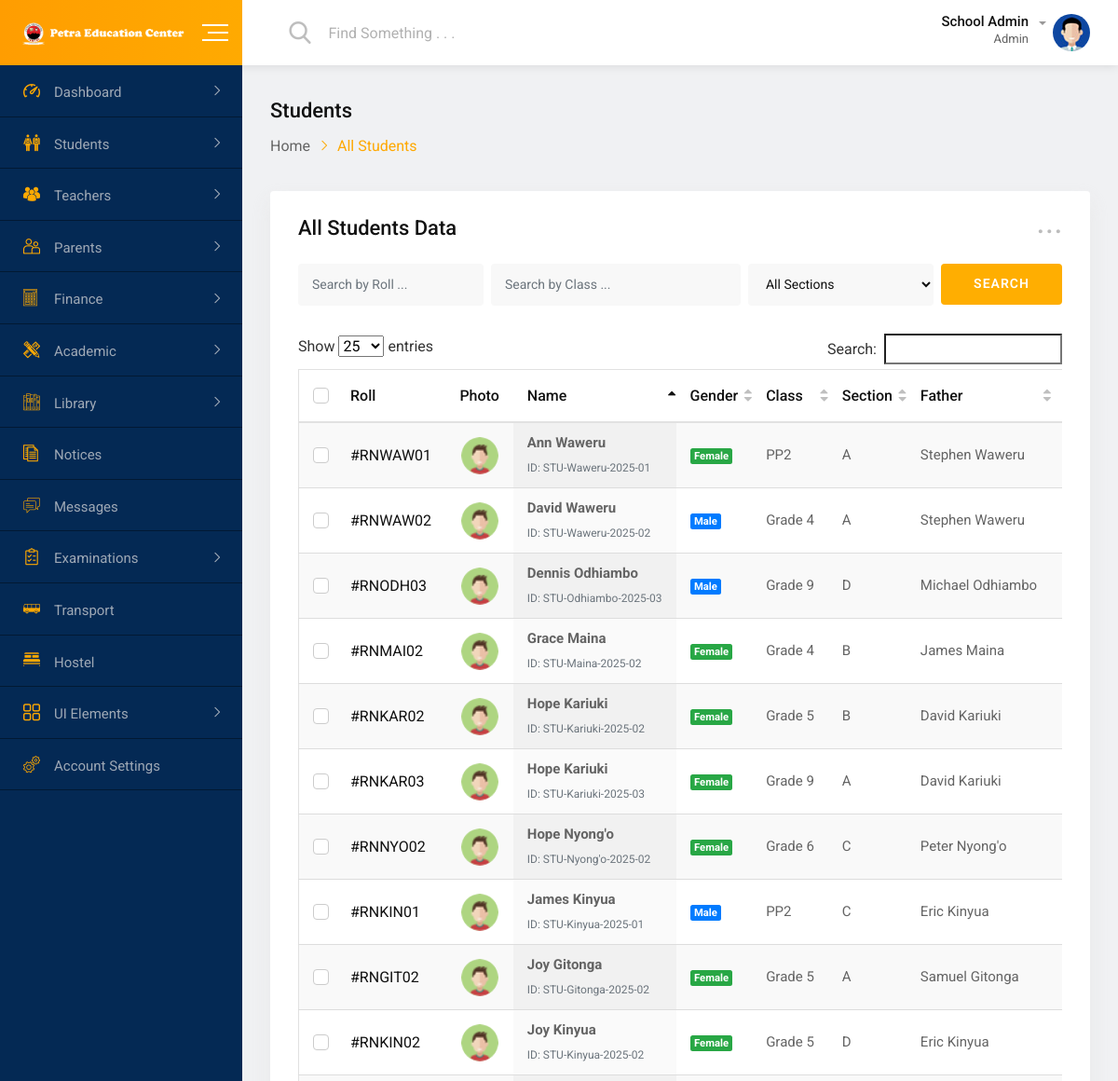
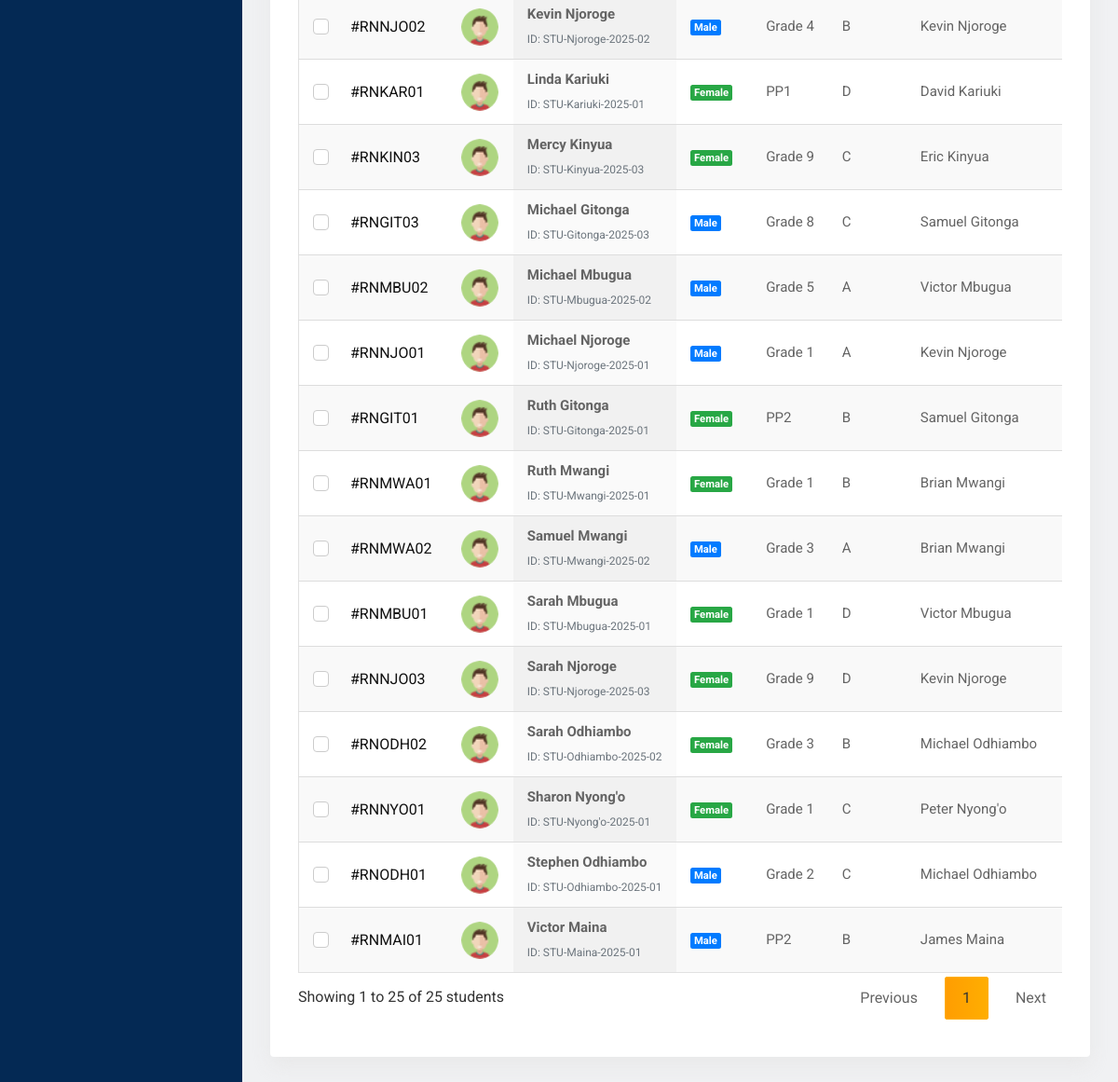
The app's page /dashboard/students/ (signed in) with its own data (2 pictures, top to bottom).
### core/models.py (models this page shows, shortened)
class Student(models.Model):
    GENDER_CHOICES = [
        ('M', 'Male'),
        ('F', 'Female'),
        ('O', 'Other'),
    ]
    user = models.OneToOneField(User, on_delete=models.CASCADE, null=True, blank=True)
    student_id = models.CharField(max_length=20, unique=True)
    first_name = models.CharField(max_length=100)
    last_name = models.CharField(max_length=100)
    gender = models.CharField(max_length=1, choices=GENDER_CHOICES)
    date_of_birth = models.DateField()
    religion = models.CharField(max_length=50, blank=True)
    address = models.TextField()
    phone = models.CharField(max_length=15, blank=True)
    email = models.EmailField(blank=True)
    photo = models.ImageField(upload_to=student_photo_path, null=True, blank=True)
    current_class = models.ForeignKey(Class, on_delete=models.SET_NULL, null=True)
    current_section = models.ForeignKey(Section, on_delete=models.SET_NULL, null=True)
    roll_number = models.CharField(max_length=10)
    admission_date = models.DateField(default=timezone.now)
    father_name = models.CharField(max_length=100)
    father_occupation = models.CharField(max_length=100, blank=True)
    father_phone = models.CharField(max_length=15, blank=True)
    mother_name = models.CharField(max_length=100)
    mother_occupation = models.CharField(max_length=100, blank=True)
    mother_phone = models.CharField(max_length=15, blank=True)
    guardian_email = models.EmailField(blank=True)
    guardian_phone = models.CharField(max_length=15, blank=True)
    emergency_contact_name = models.CharField(max_length=100, blank=True)
    emergency_contact_phone = models.CharField(max_length=15, blank=True)
    emergency_relationship = models.CharField(max_length=50, blank=True)
    previous_school = models.CharField(max_length=200, blank=True)
    transfer_certificate_no = models.CharField(max_length=100, blank=True)
    medical_conditions = models.TextField(blank=True)
    medications = models.TextField(blank=True)
    doctor_name = models.CharField(max_length=100, blank=True)
    doctor_phone = models.CharField(max_length=15, blank=True)
    national_id = models.CharField(max_length=50, blank=True)
    birth_certificate_no = models.CharField(max_length=50, blank=True)
    is_active = models.BooleanField(default=True)
    created_at = models.DateTimeField(auto_now_add=True)
    updated_at = models.DateTimeField(auto_now=True)
    is_online = models.BooleanField(default=False)
    last_activity = models.DateTimeField(default=timezone.now)
    current_class = models.ForeignKey(Class, on_delete=models.SET_NULL, null=True, related_name='students')
    current_section = models.ForeignKey(Section, on_delete=models.SET_NULL, null=True, related_name='students')
    roll_number = models.CharField(max_length=10)
    admission_date = models.DateField(default=timezone.now)
    class Meta:
        ordering = ['current_class', 'roll_number']

class Class(models.Model):
    LEVEL_CATEGORIES = [
        ('ECDE', 'Early Childhood Development Education'),
        ('PRIMARY', 'Primary'),
        ('JUNIOR_SECONDARY', 'Junior Secondary'),
    ]
    GRADE_LEVELS = [
        ('PP1', 'Pre-Primary 1'),
        ('PP2', 'Pre-Primary 2'),
        ('1', 'Grade 1'),
        ('2', 'Grade 2'),
        ('3', 'Grade 3'),
        ('4', 'Grade 4'),
        ('5', 'Grade 5'),
        ('6', 'Grade 6'),
        ('7', 'Grade 7'),
        ('8', 'Grade 8'),
        ('9', 'Grade 9'),
    ]
    name = models.CharField(max_length=50)
    code = models.CharField(max_length=10, unique=True)
    level_category = models.CharField(max_length=20, choices=LEVEL_CATEGORIES)
    grade_level = models.CharField(max_length=3, choices=GRADE_LEVELS)
    capacity = models.IntegerField(default=30)
    class_teacher = models.ForeignKey('Teacher', on_delete=models.SET_NULL, null=True, blank=True)
    class Meta:
        ordering = ['level_category', 'grade_level']
        verbose_name_plural = 'Classes'

class Section(models.Model):
    SECTION_CHOICES = [
        ('A', 'Section A'),
        ('B', 'Section B'),
        ('C', 'Section C'),
        ('D', 'Section D'),
        ('E', 'Section E'),
        ('F', 'Section F'),
    ]
    name = models.CharField(max_length=1, choices=SECTION_CHOICES)
    class_name = models.ForeignKey(Class, on_delete=models.CASCADE)
    capacity = models.IntegerField(default=30)
    class Meta:
        unique_together = ['name', 'class_name']
        ordering = ['class_name', 'name']

### dashboard/views.py (the view, shortened to what this page needs)
# urls.py: path('students/', views.all_students, name='all_students'),
@login_required
def all_students(request):
    students = Student.objects.all().order_by('current_class', 'roll_number')
    class_filter = request.GET.get('class')
    if class_filter:
        students = students.filter(current_class_id=class_filter)
    section_filter = request.GET.get('section')
    if section_filter:
        students = students.filter(current_section_id=section_filter)
    search_query = request.GET.get('search')
    classes = Class.objects.all()
    sections = Section.objects.all()
    context = {
        'students': students,
        'classes': classes,
        'sections': sections,
    }
    return render(request, 'students/all_students.html', context)

### core/views.py (called while the page is built)
def update_user_online_status(user, is_online):
    try:
        online_status = 1 if is_online else 0
        if hasattr(user, 'is_online'):
            user.is_online = online_status
            user.save(update_fields=['is_online'])
        if hasattr(user, 'student'):
            user.student.is_online = online_status
            user.student.save(update_fields=['is_online'])
        if hasattr(user, 'teacher'):
            user.teacher.is_online = online_status
            user.teacher.save(update_fields=['is_online'])
        if hasattr(user, 'parent'):
            user.parent.is_online = online_status
            user.parent.save(update_fields=['is_online'])
        print(f"DEBUG: Updated online status for {user.username} to {online_status}")
    except Exception as e:
        print(f"DEBUG: Error updating online status for {user.username}: {e}")

### templates/students/all_students.html (shortened to what this page needs)
{% extends 'base.html' %}
{% load static %}
{% block extra_css %}
<link rel="stylesheet" href="{% static 'css/jquery.dataTables.min.css' %}">
{% endblock %}
{% block content %}
<div id="wrapper" class="wrapper bg-ash">
    {% include 'includes/header.html' %}
    <div class="dashboard-page-one">
        {% include 'includes/sidebar.html' %}
        <div class="dashboard-content-one">
            <div class="breadcrumbs-area">
                <h3>Students</h3>
                <ul>
                    <li>
                        <a href="{% url 'dashboard' %}">Home</a>
                    </li>
                    <li>All Students</li>
                </ul>
            </div>
            <div class="card height-auto">
                <div class="card-body">
                    <div class="heading-layout1">
                        <div class="item-title">
                            <h3>All Students Data</h3>
                        </div>
                        <div class="dropdown">
                            <a class="dropdown-toggle" href="#" role="button" data-toggle="dropdown"
                                aria-expanded="false">...</a>
                        </div>
                    </div>
                    <form class="mg-b-20" method="GET">
                        <div class="row gutters-8">
                            <div class="col-3-xxxl col-xl-3 col-lg-3 col-12 form-group">
                                <input type="text" name="search" placeholder="Search by Roll ..." class="form-control" value="{{ request.GET.search }}">
                            </div>
                            <div class="col-4-xxxl col-xl-4 col-lg-3 col-12 form-group">
                                <input type="text" name="class" placeholder="Search by Class ..." class="form-control" value="{{ request.GET.class }}">
                            </div>
                            <div class="col-4-xxxl col-xl-3 col-lg-3 col-12 form-group">
                                <select name="section" class="form-control">
                                    <option value="">All Sections</option>
                                </select>
                            </div>
                            <div class="col-1-xxxl col-xl-2 col-lg-3 col-12 form-group">
                                <button type="submit" class="fw-btn-fill btn-gradient-yellow">SEARCH</button>
                            </div>
                        </div>
                    </form>
                    <div class="table-responsive">
                        <table id="studentsTable" class="table display data-table text-nowrap">
                            <thead>
                                <tr>
                                    <th>
                                        <div class="form-check">
                                            <label class="form-check-label">Roll</label>
                                        </div>
                                    </th>
                                    <th>Photo</th>
                                    <th>Name</th>
                                    <th>Gender</th>
                                    <th>Class</th>
                                    <th>Section</th>
                                    <th>Father</th>
                                    <th>Mother</th>
                                </tr>
                            </thead>
                            <tbody>
                                {% for student in students %}
                                <tr>
                                    <td>
                                        <div class="form-check">
                                            <label class="form-check-label">#{{ student.roll_number }}</label>
                                        </div>
                                    </td>
                                    <td class="text-center">
                                        {% if student.photo %}
                                        <img src="{{ student.photo.url }}" alt="student" class="rounded-circle" width="40" height="40">
                                        {% else %}
                                        <img src="{% static 'img/figure/student2.png' %}" alt="student" class="rounded-circle" width="40" height="40">
                                        {% endif %}
                                    </td>
                                    <td>
                                        <strong>{{ student.first_name }} {{ student.last_name }}</strong>
                                        <br><small class="text-muted">ID: {{ student.student_id }}</small>
                                    </td>
                                    <td>
                                        {% if student.gender == 'M' %}
                                            <span class="badge badge-primary">Male</span>
                                        {% elif student.gender == 'F' %}
                                            <span class="badge badge-success">Female</span>
                                        {% else %}
                                            <span class="badge badge-secondary">Other</span>
                                        {% endif %}
                                    </td>
                                    <td>{{ student.current_class.name|default:"Not Assigned" }}</td>
                                    <td>{{ student.current_section.name|default:"Not Assigned" }}</td>
                                    <td>{{ student.father_name|default:"-" }}</td>
                                    <td>{{ student.mother_name|default:"-" }}</td>
                                </tr>
                                {% endfor %}
                            </tbody>
                        </table>
                    </div>
                </div>
            </div>
        </div>
    </div>
</div>
{% endblock %}

### templates/includes/header.html (shortened to what this page needs)
{% load static %}
<div class="navbar navbar-expand-md header-menu-one bg-light">
    <div class="nav-bar-header-one">
        <div class="header-logo">
            <a href="{% url 'dashboard' %}">
                <img src="{% static 'img/logo3.png' %}" width="190" alt="logo">
            </a>
        </div>
        <div class="toggle-button sidebar-toggle">
            <button type="button" class="item-link">
                <span class="btn-icon-wrap">
                    <span></span>
                    <span></span>
                    <span></span>
                </span>
            </button>
        </div>
    </div>
    <div class="header-main-menu collapse navbar-collapse" id="mobile-navbar">
        <ul class="navbar-nav">
            <li class="navbar-item header-search-bar">
                <div class="input-group stylish-input-group">
                    <span class="input-group-addon">
                        <button type="submit">
                            <span class="flaticon-search" aria-hidden="true"></span>
                        </button>
                    </span>
                    <input type="text" class="form-control" placeholder="Find Something . . .">
                </div>
            </li>
        </ul>
        <ul class="navbar-nav">
            <li class="navbar-item dropdown header-admin">
                <a class="navbar-nav-link dropdown-toggle" href="#" role="button"
                   data-toggle="dropdown" aria-expanded="false">
                    <div class="admin-title">
                        <h5 class="item-title">{{ request.user.get_full_name|default:request.user.username }}</h5>
                        <span>
                            {% if request.user.is_superuser or request.user.is_staff %}
                                Admin
                            {% elif request.user.teacher %}
                                Teacher
                            {% elif request.user.student %}
                                Student
                            {% elif request.user.parent %}
                                Parent
                            {% else %}
                                User
                            {% endif %}
                        </span>
                    </div>
                    <div class="admin-img">
                        {% if request.user.teacher and request.user.teacher.photo %}
                            <img src="{{ request.user.teacher.photo.url }}" alt="Teacher">
                        {% elif request.user.student and request.user.student.photo %}
                            <img src="{{ request.user.student.photo.url }}" alt="Student">
                        {% elif request.user.parent and request.user.parent.photo %}
                            <img src="{{ request.user.parent.photo.url }}" alt="Parent">
                        {% else %}
                            <img src="{% static 'img/figure/admin.jpg' %}" alt="User">
                        {% endif %}
                    </div>
                </a>
            </li>
        </ul>
    </div>
</div>

### static/css/main.css (style rules this page uses)
html { color: #222; font-size: 1em; line-height: 1.4; }
audio, canvas, iframe, img, svg, video { vertical-align: middle; }

### templates/students/all_students.html (style rules this page uses)
.badge { font-size: 0.75em; }
.table img.rounded-circle { object-fit: cover; }

### records on screen
Student: roll_number "RNKAR01", first_name "Linda", last_name "Kariuki", student_id "STU-Kariuki-2025-01", gender "Female", current_class.name "PP1", current_section.name "D", father_name "David Kariuki"
Student: roll_number "RNGIT01", first_name "Ruth", last_name "Gitonga", student_id "STU-Gitonga-2025-01", gender "Female", current_class.name "PP2", current_section.name "B", father_name "Samuel Gitonga"
Student: roll_number "RNKIN01", first_name "James", last_name "Kinyua", student_id "STU-Kinyua-2025-01", gender "Male", current_class.name "PP2", current_section.name "C", father_name "Eric Kinyua"
Student: roll_number "RNMAI01", first_name "Victor", last_name "Maina", student_id "STU-Maina-2025-01", gender "Male", current_class.name "PP2", current_section.name "B", father_name "James Maina"
Student: roll_number "RNWAW01", first_name "Ann", last_name "Waweru", student_id "STU-Waweru-2025-01", gender "Female", current_class.name "PP2", current_section.name "A", father_name "Stephen Waweru"
Student: roll_number "RNGIT03", first_name "Michael", last_name "Gitonga", student_id "STU-Gitonga-2025-03", gender "Male", current_class.name "Grade 8", current_section.name "C", father_name "Samuel Gitonga"
Student: roll_number "RNKAR03", first_name "Hope", last_name "Kariuki", student_id "STU-Kariuki-2025-03", gender "Female", current_class.name "Grade 9", current_section.name "A", father_name "David Kariuki"
Student: roll_number "RNKIN03", first_name "Mercy", last_name "Kinyua", student_id "STU-Kinyua-2025-03", gender "Female", current_class.name "Grade 9", current_section.name "C", father_name "Eric Kinyua"
Student: roll_number "RNNJO03", first_name "Sarah", last_name "Njoroge", student_id "STU-Njoroge-2025-03", gender "Female", current_class.name "Grade 9", current_section.name "D", father_name "Kevin Njoroge"
Student: roll_number "RNODH03", first_name "Dennis", last_name "Odhiambo", student_id "STU-Odhiambo-2025-03", gender "Male", current_class.name "Grade 9", current_section.name "D", father_name "Michael Odhiambo"
Student: roll_number "RNMBU01", first_name "Sarah", last_name "Mbugua", student_id "STU-Mbugua-2025-01", gender "Female", current_class.name "Grade 1", current_section.name "D", father_name "Victor Mbugua"
Student: roll_number "RNMWA01", first_name "Ruth", last_name "Mwangi", student_id "STU-Mwangi-2025-01", gender "Female", current_class.name "Grade 1", current_section.name "B", father_name "Brian Mwangi"
Student: roll_number "RNNJO01", first_name "Michael", last_name "Njoroge", student_id "STU-Njoroge-2025-01", gender "Male", current_class.name "Grade 1", current_section.name "A", father_name "Kevin Njoroge"
Student: roll_number "RNNYO01", first_name "Sharon", last_name "Nyong'o", student_id "STU-Nyong'o-2025-01", gender "Female", current_class.name "Grade 1", current_section.name "C", father_name "Peter Nyong'o"
Student: roll_number "RNODH01", first_name "Stephen", last_name "Odhiambo", student_id "STU-Odhiambo-2025-01", gender "Male", current_class.name "Grade 2", current_section.name "C", father_name "Michael Odhiambo"
Student: roll_number "RNMWA02", first_name "Samuel", last_name "Mwangi", student_id "STU-Mwangi-2025-02", gender "Male", current_class.name "Grade 3", current_section.name "A", father_name "Brian Mwangi"
Student: roll_number "RNODH02", first_name "Sarah", last_name "Odhiambo", student_id "STU-Odhiambo-2025-02", gender "Female", current_class.name "Grade 3", current_section.name "B", father_name "Michael Odhiambo"
Student: roll_number "RNMAI02", first_name "Grace", last_name "Maina", student_id "STU-Maina-2025-02", gender "Female", current_class.name "Grade 4", current_section.name "B", father_name "James Maina"
Student: roll_number "RNNJO02", first_name "Kevin", last_name "Njoroge", student_id "STU-Njoroge-2025-02", gender "Male", current_class.name "Grade 4", current_section.name "B", father_name "Kevin Njoroge"
Student: roll_number "RNWAW02", first_name "David", last_name "Waweru", student_id "STU-Waweru-2025-02", gender "Male", current_class.name "Grade 4", current_section.name "A", father_name "Stephen Waweru"
Student: roll_number "RNGIT02", first_name "Joy", last_name "Gitonga", student_id "STU-Gitonga-2025-02", gender "Female", current_class.name "Grade 5", current_section.name "A", father_name "Samuel Gitonga"
Student: roll_number "RNKAR02", first_name "Hope", last_name "Kariuki", student_id "STU-Kariuki-2025-02", gender "Female", current_class.name "Grade 5", current_section.name "B", father_name "David Kariuki"
Student: roll_number "RNKIN02", first_name "Joy", last_name "Kinyua", student_id "STU-Kinyua-2025-02", gender "Female", current_class.name "Grade 5", current_section.name "D", father_name "Eric Kinyua"
Student: roll_number "RNMBU02", first_name "Michael", last_name "Mbugua", student_id "STU-Mbugua-2025-02", gender "Male", current_class.name "Grade 5", current_section.name "A", father_name "Victor Mbugua"
Student: roll_number "RNNYO02", first_name "Hope", last_name "Nyong'o", student_id "STU-Nyong'o-2025-02", gender "Female", current_class.name "Grade 6", current_section.name "C", father_name "Peter Nyong'o"

### other values on screen
{{ request.user.get_full_name|default:request.user.username }} "School Admin"
